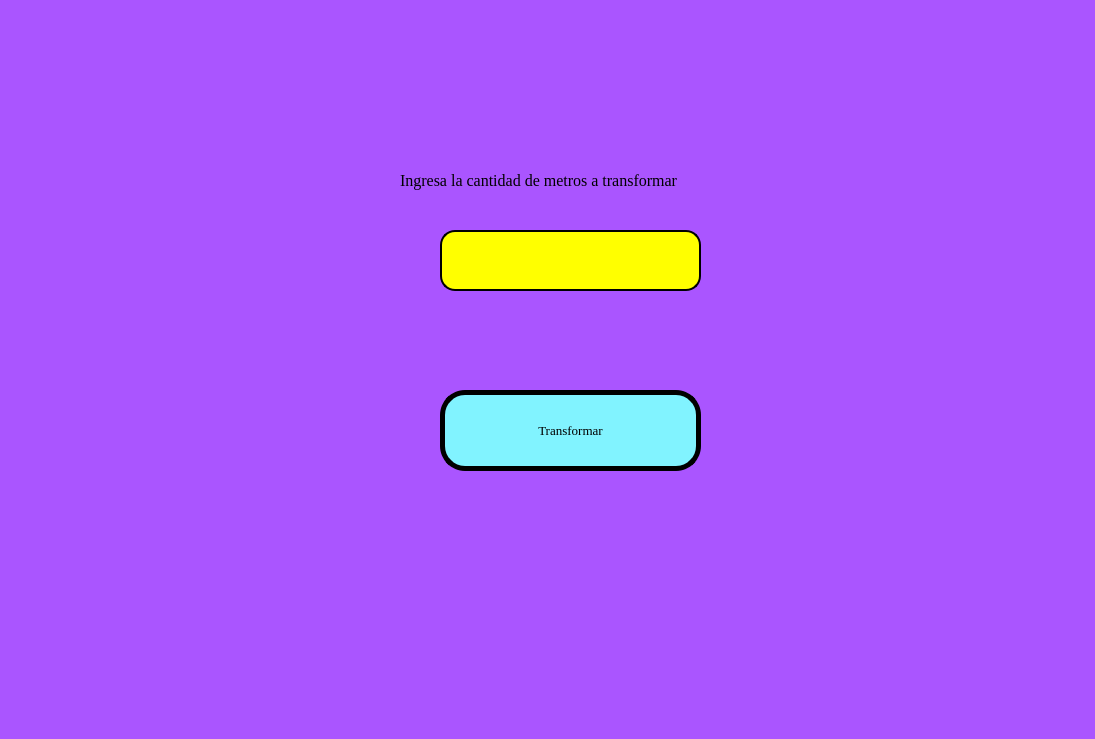
<?xml version="1.0" encoding="UTF-8"?>
<ui version="4.0">
 <class>MainWindow</class>
 <widget class="QMainWindow" name="MainWindow">
  <property name="geometry">
   <rect>
    <x>0</x>
    <y>0</y>
    <width>1095</width>
    <height>739</height>
   </rect>
  </property>
  <property name="windowTitle">
   <string>MainWindow</string>
  </property>
  <property name="styleSheet">
   <string notr="true">background-color: rgb(170, 85, 255);</string>
  </property>
  <widget class="QWidget" name="centralwidget">
   <widget class="QPushButton" name="btn_Transformar">
    <property name="geometry">
     <rect>
      <x>440</x>
      <y>390</y>
      <width>261</width>
      <height>81</height>
     </rect>
    </property>
    <property name="font">
     <font>
      <family>Times New Roman</family>
      <pointsize>10</pointsize>
     </font>
    </property>
    <property name="styleSheet">
     <string notr="true">background-color: rgb(129, 243, 255);
border-radius: 25px;
border:  5px solid black;</string>
    </property>
    <property name="text">
     <string>Transformar</string>
    </property>
   </widget>
   <widget class="QLineEdit" name="txt_Metros">
    <property name="geometry">
     <rect>
      <x>440</x>
      <y>230</y>
      <width>261</width>
      <height>61</height>
     </rect>
    </property>
    <property name="font">
     <font>
      <pointsize>10</pointsize>
     </font>
    </property>
    <property name="styleSheet">
     <string notr="true">background-color: rgb(255, 255, 0);
border-radius: 15px;
border:  2px solid black;</string>
    </property>
   </widget>
   <widget class="QLabel" name="label">
    <property name="geometry">
     <rect>
      <x>400</x>
      <y>160</y>
      <width>451</width>
      <height>41</height>
     </rect>
    </property>
    <property name="font">
     <font>
      <family>Times New Roman</family>
      <pointsize>12</pointsize>
     </font>
    </property>
    <property name="text">
     <string>Ingresa la cantidad de metros a transformar</string>
    </property>
   </widget>
  </widget>
  <widget class="QMenuBar" name="menubar">
   <property name="geometry">
    <rect>
     <x>0</x>
     <y>0</y>
     <width>1095</width>
     <height>26</height>
    </rect>
   </property>
  </widget>
  <widget class="QStatusBar" name="statusbar"/>
 </widget>
 <resources/>
 <connections/>
</ui>
